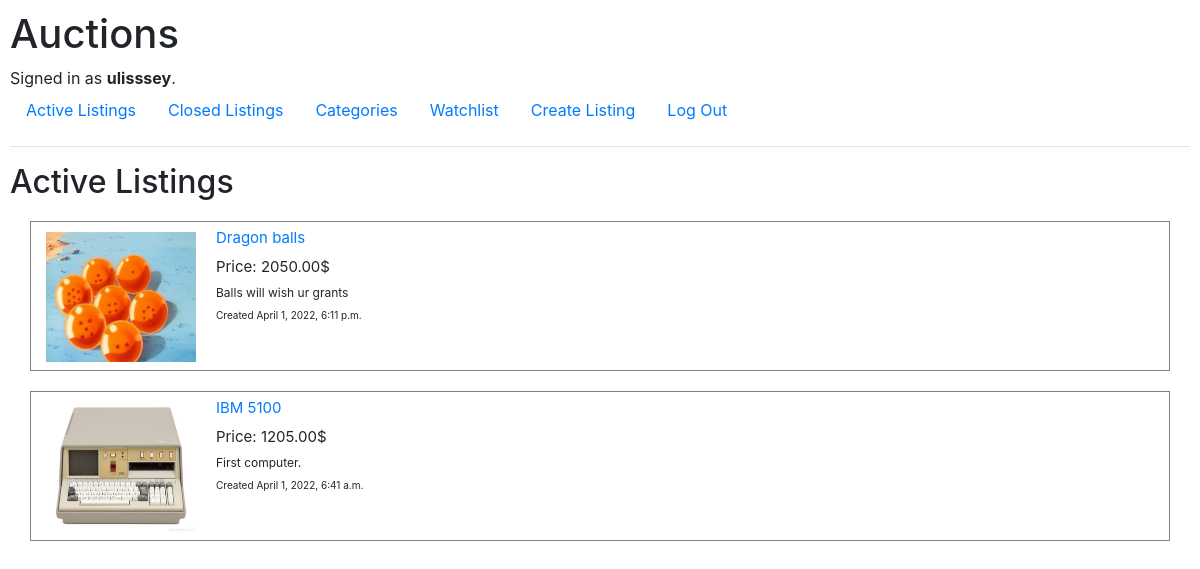
The app's page /closed (signed in) with its own data.
### auctions/models.py (models this page shows)
class User(AbstractUser):
    username = models.CharField(max_length=20, unique=True)
    email = models.EmailField()
    password = models.CharField(max_length=30)
    watchlist = models.CharField(max_length=100, null=True, blank=True)

class AuctionListings(models.Model):
    image = models.ImageField(upload_to='images/', blank=True, default='images/0.jpg')
    title = models.CharField(max_length=20)
    description = models.TextField(null=True, blank=True)
    prices = models.DecimalField(max_digits=6, decimal_places=2, null=True)
    creator = models.ForeignKey(User, on_delete=models.SET_NULL, null=True)
    bid_author = models.CharField(max_length=20, null=True)
    created = models.DateTimeField(auto_now_add=True)
    category = models.ForeignKey(Categories, on_delete=models.CASCADE, null=True)
    close_bid = models.BooleanField(default=False)

### auctions/views.py (the view)
# urls.py: path("closed", views.closed_listings, name='closed'),
def closed_listings(request):
    listings = AuctionListings.objects.filter(close_bid=True).order_by('-created')
    return render(request, "auctions/index.html", {'listings': listings})

### auctions/templates/auctions/index.html
{% extends "auctions/layout.html" %}
{% block body %}
    <h2>Active Listings</h2>
    {% for listing in listings %}
       <div class="container">
           <div class="container-1">
               <img class="img-1" src="{{ listing.image.url }}">
           </div>
           <div class="container-2">
               <p><a href="{% url 'listing' listing.id %}">{{ listing.title }}</a></p>
               <p>Price: {{ listing.prices }}$</p>
               <p class="desc">{{ listing.description }}</p>
               <p class="created">Created {{ listing.created }}</p>
           </div>
       </div>
    {% endfor %}
{% endblock %}

### auctions/templates/auctions/layout.html (shortened to what this page needs)
{% load static %}
<!DOCTYPE html>
<html lang="en">
    <head>
        <link rel="stylesheet" href="https://stackpath.bootstrapcdn.com/bootstrap/4.4.1/css/bootstrap.min.css">
        <link href="{% static 'auctions/styles.css' %}" rel="stylesheet">
    </head>
    <body>
        <h1>Auctions</h1>
        <div>
            {% if user.is_authenticated %}
                Signed in as <strong>{{ user.username }}</strong>.
            {% else %}
                Not signed in.
            {% endif %}
        </div>
        <ul class="nav">
            <li class="nav-item">
                <a class="nav-link" href="{% url 'index' %}">Active Listings</a>
            </li>
            <li class="nav-item">
                <a class="nav-link" href="{% url 'closed' %}">Closed Listings</a>
            </li>
            <li class="nav-item">
                <a class="nav-link" href="{% url 'categories' %}">Categories</a>
            </li>
            <li class="nav-item">
                <a class="nav-link" href="{% url 'user_watchlist' %}">Watchlist</a>
            </li>
            <li class="nav-item">
                <a class="nav-link" href="{% url 'create' %}">Create Listing</a>
            </li>
            {% if user.is_authenticated %}
                <li class="nav-item">
                    <a class="nav-link" href="{% url 'logout' %}">Log Out</a>
                </li>
            {% endif %}
        </ul>
        <hr>
        {% block body %}
        {% endblock %}
    </body>
</html>

### auctions/static/auctions/styles.css (style rules this page uses)
body { padding: 10px; }
.container { height: 150px; border: 1px solid grey; display: flex; margin-left: 20px; }
.container-1 { width: 150px; height: 130px; float: left; margin-top: 10px; display: flex; }
.container-2 { height: 100%; width: auto; margin-left: 20px; margin-top: 15px; font-size: 15px; }
.container-2 p { margin-top: -10px; }
.desc { font-size: 12px; }
.created { font-size: 10px; }
.img-1 { width: 100%; height: auto; justify-content: center; }
.container { margin-top: 20px; }

### records on screen
User: username "ulisssey"
AuctionListings: image (picture), title "Dragon balls", prices "2050.00", description "Balls will wish ur grants", created "April 1, 2022, 6:11 p.m."
AuctionListings: image (picture), title "IBM 5100", prices "1205.00", description "First computer.", created "April 1, 2022, 6:41 a.m."
